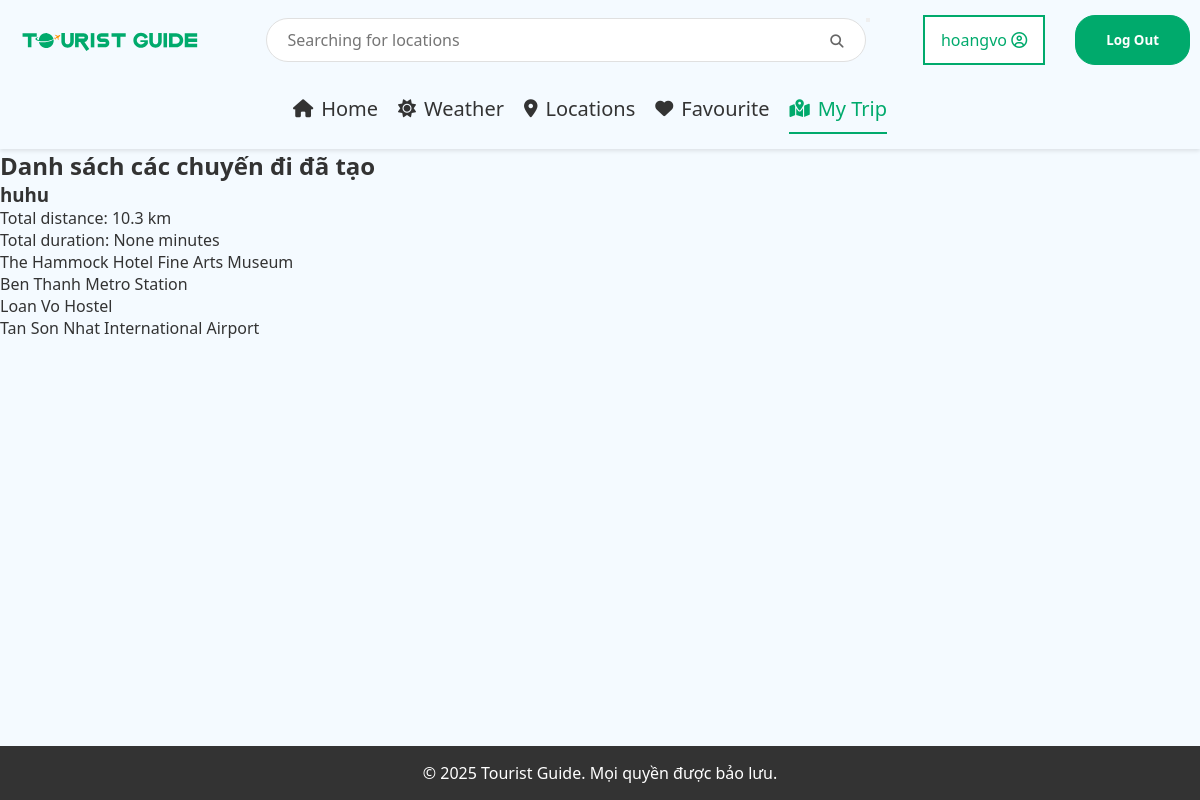
The page /my_trip/ (signed in) on the database as committed earlier.
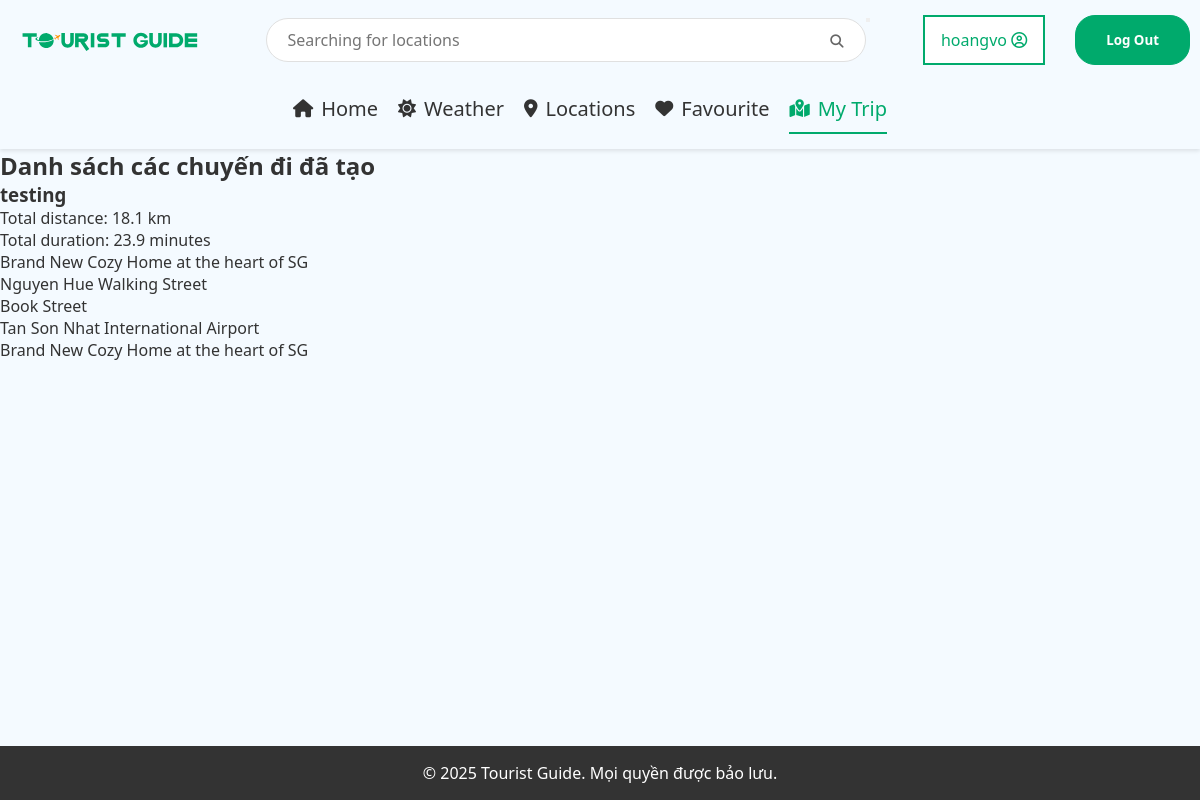
The same page on the database as committed later.
### location/models.py (models this page shows, shortened)
class TripPath(models.Model):
    trip_list = models.ForeignKey(TripList, on_delete=models.CASCADE, related_name="trip_paths")
    path_name = models.CharField(max_length=255, default = "")
    locations_ordered = models.CharField(max_length = 255)
    total_distance = models.FloatField(null=True, blank=True)
    total_duration = models.FloatField(null=True, blank = True)
    created_at = models.DateTimeField(auto_now_add=True)

class Location(models.Model):
    favourited_by = models.ManyToManyField(User, related_name="favourite_locations", blank=True)
    code = models.CharField(max_length=10, unique=True)
    location = models.CharField(max_length = 64)
    type = models.CharField(max_length=18, default = "")
    tags = models.TextField(default = "")
    rating = models.FloatField(default = 5)
    open_time = models.TimeField(default = time(0,0))
    close_time = models.TimeField(default = time(23,59))
    ticket_info = models.CharField(max_length = 100, default = "")
    address = models.CharField(max_length = 100, default = "")
    image_path = models.CharField(max_length=255, default='')
    description = models.TextField(default="")
    long_description = models.TextField(default="")
    coordinate = models.CharField(max_length = 40, default = "")

### location/views.py (the view, shortened to what this page needs)
# urls.py: path('my_trip/', views.my_trip, name = 'my_trip'),
@login_required
def my_trip(request):
    user = request.user
    trip_list_id = f"{user.username}-favourite"
    trip_list, _ = TripList.objects.get_or_create(id=trip_list_id, defaults={
        'user': user,
        'name': f"{user.username}'s Favourite Trip"
    })
    trip_paths = TripPath.objects.filter(trip_list=trip_list).order_by('-created_at')
    all_ids = []
    parsed_trip_paths = []
    for path in trip_paths:
        try:
            loc_ids = json.loads(path.locations_ordered)
        except json.JSONDecodeError:
            loc_ids = []
        all_ids.extend(loc_ids)
        parsed_trip_paths.append({
            'path_name': path.path_name,
            'locations': loc_ids,
            'distance': round(path.total_distance / 1000, 1),
            'duration': round(path.total_duration / 60, 1) if path.total_duration else None,
            'created_at': path.created_at
        })
    location_qs = Location.objects.filter(id__in=all_ids)
    location_map = {loc.id: loc.location for loc in location_qs}
    return render(request, 'my_trip/my_trip.html', {
        'trip_paths': parsed_trip_paths,
        'location_map': location_map
    })

### location/templatetags/custom_filters.py (called while the page is built)
@register.filter
def get_item(dictionary, key):
    return dictionary.get(key, "")

### location/templates/my_trip/my_trip.html (shortened to what this page needs)
{% extends 'layout/layout.html' %}
{% load static %}
{% load custom_filters %}
{% block body %}
  <h2>Danh sách các chuyến đi đã tạo</h2>
    {% if trip_paths %}
        {% for path in trip_paths %}
            <h3>{{ path.path_name }}</h3>
            <p>Total distance: {{ path.distance }} km</p>
            <p>Total duration: {{ path.duration }} minutes</p>
            <ul>
                {% for loc_id in path.locations %}
                <li>{{ location_map|get_item:loc_id }}</li>
                {% endfor %}
            </ul>
        {% endfor %}
    {% else %}
        <p>Chưa có lịch trình nào được tạo.</p>
    {% endif %}
{% endblock %}

Rows that differ between the two databases and show on the page:
removed TripPath: path_name "huhu"
no longer on this page (row unchanged): Location: location "The Hammock Hotel Fine Arts Museum", shown under "huhu"
no longer on this page (row unchanged): Location: location "Ben Thanh Metro Station", shown under "huhu"
no longer on this page (row unchanged): Location: location "Loan Vo Hostel", shown under "huhu"
added TripPath: path_name "testing"
now on this page (row edited): Location: location "Brand New Cozy Home at the heart of SG", shown under "testing"
now on this page (row edited): Location: location "Nguyen Hue Walking Street", shown under "testing"
now on this page (row unchanged): Location: location "Book Street", shown under "testing"
shown differently, row unchanged: Location "Tan Son Nhat International Airport": moves from the list under "huhu" to the list under "testing"
Other text that changed with them:
new list line: "Total distance: 18.1 km Total duration: 23.9 minutes"
list line gone: "Total distance: 10.3 km Total duration: None minutes"
